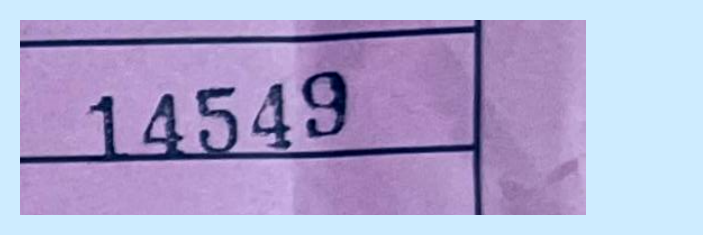
#> input picture gc_adjusted.png, 703 x 235 px, found by its file name
$ python extract_from_crop.py
#> lines starting #> are read from the running program, lines starting #| are printed output that depends on the picture; after the words box and inside, x2 and y2 are one past the last pixel; in counts of white or black regions, pixels touching at a corner belong together
"""
Script 2: Extract GC from Crop - EXACT COPY OF WORKING LOGIC from find_otsu.py
"""
import cv2
import numpy as np
import pytesseract
import re
import os

ADJUSTED = r"c:\Users\avin4\Desktop\wbai_doc_extractor_engine-maincopy\gc_adjusted.png"
THRESHOLD = 126.0

def extract():
    print("=" * 50)
    print("GC EXTRACTION")
    print("=" * 50)

    adjusted = cv2.imread(ADJUSTED)
#> adjusted is the input picture: shape (235, 703, 3); mean B, G, R 207.1, 166.7, 174.4
    if adjusted is None:
        print(f"Error: Cannot read {ADJUSTED}")
        return None

    adj_gray = cv2.cvtColor(adjusted, cv2.COLOR_BGR2GRAY)
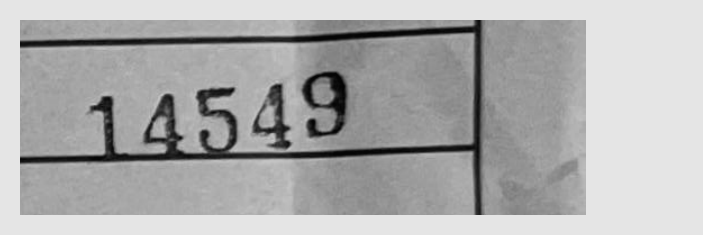
#> adj_gray: shape (235, 703); min 3, max 229, mean 173.6
    adj_scaled = cv2.resize(adj_gray, None, fx=2, fy=2)
    _, adj_with_work_thresh = cv2.threshold(adj_scaled, THRESHOLD, 255, cv2.THRESH_BINARY)
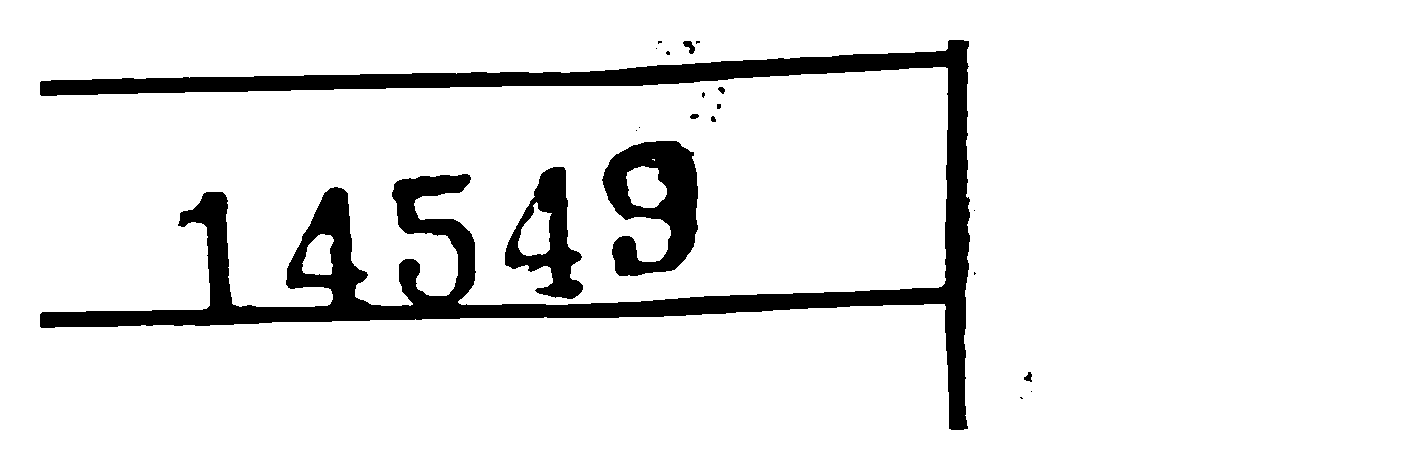
#> adj_with_work_thresh: shape (470, 1406); 90.9% white; 20 black regions (12 under 20 px), largest, box (x1, y1, x2, y2) and area: (40, 40, 970, 430) 48345, (602, 141, 698, 276) 7433, (505, 167, 583, 299) 4350

    config = '--psm 6 -c tessedit_char_whitelist=0123456789'
#> (the run stopped early here; a loop or call above may not have finished)

$ run again, with debug_gc_WINNER_rot180.png copied over gc_adjusted.png
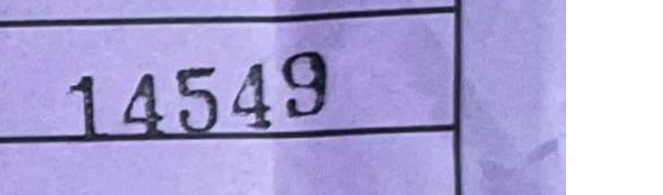
#> input picture debug_gc_WINNER_rot180.png, 663 x 195 px, found by its file name
#> in extract, adjusted is the input picture: shape (195, 663, 3); mean B, G, R 214.6, 166.4, 174.2
#> in extract, `adj_gray = cv2.cvtColor(adjusted, cv2.COLOR_BGR2GRAY)`:
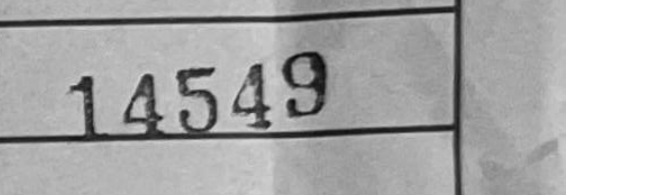
#> adj_gray: shape (195, 663); min 8, max 255, mean 174.2
#> in extract, `_, adj_with_work_thresh = cv2.threshold(adj_scaled, THRESHOLD, 255, cv..`:
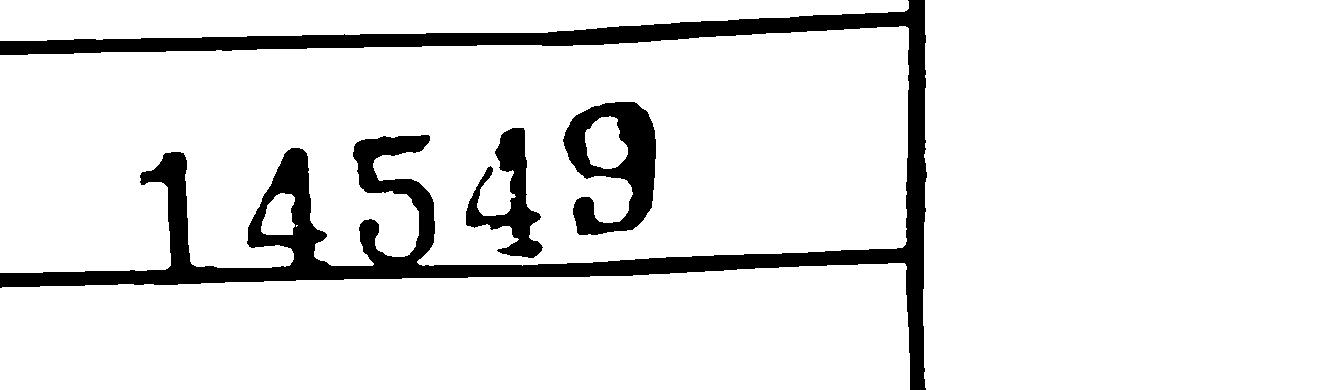
#> adj_with_work_thresh: shape (390, 1326); 89.6% white; 3 black regions, box (x1, y1, x2, y2) and area: (0, 0, 927, 390) 43470, (563, 102, 656, 235) 6393, (466, 128, 543, 258) 3770
